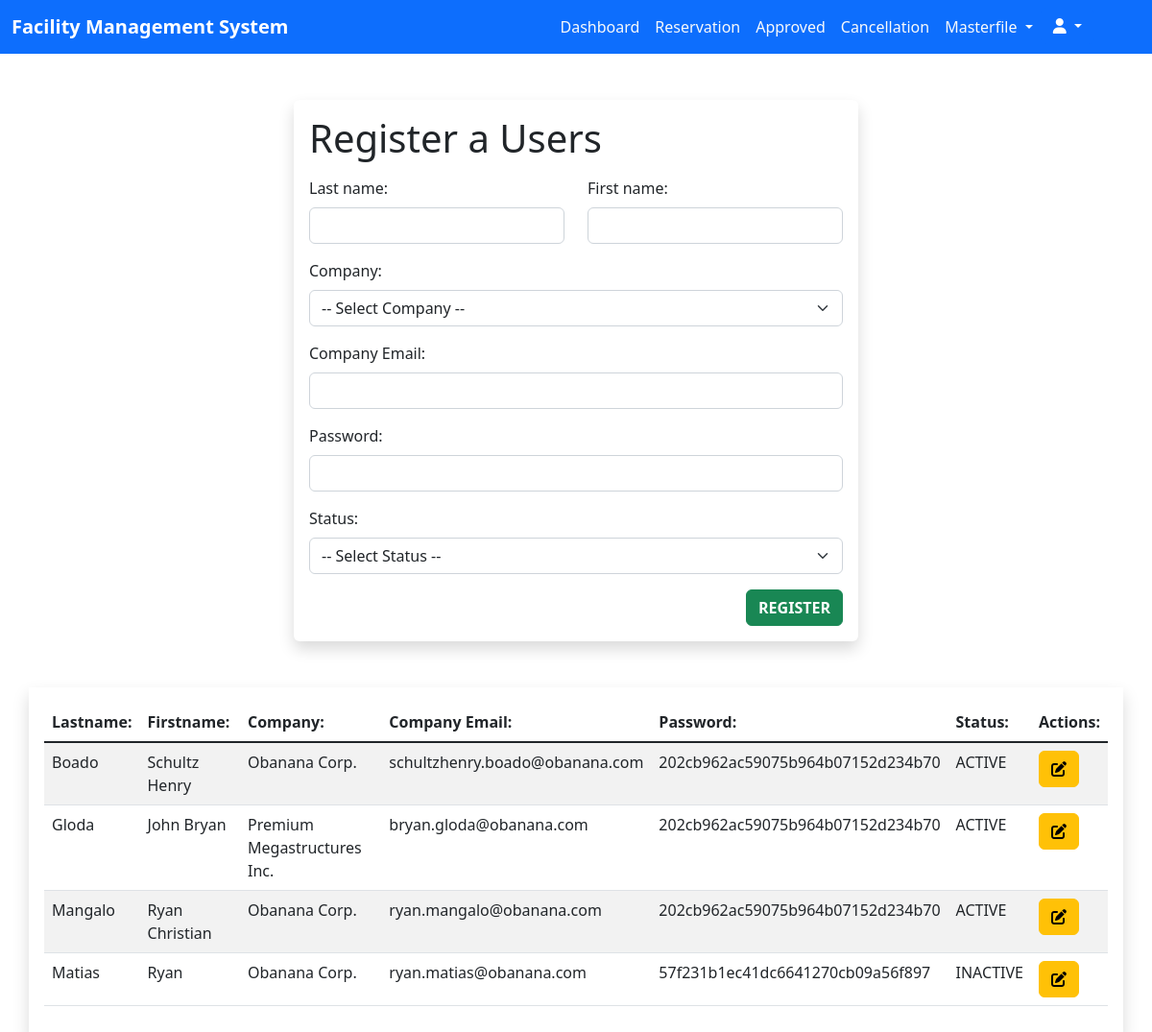
/admin/register.php (signed in), run on an earlier commit of the app's database.
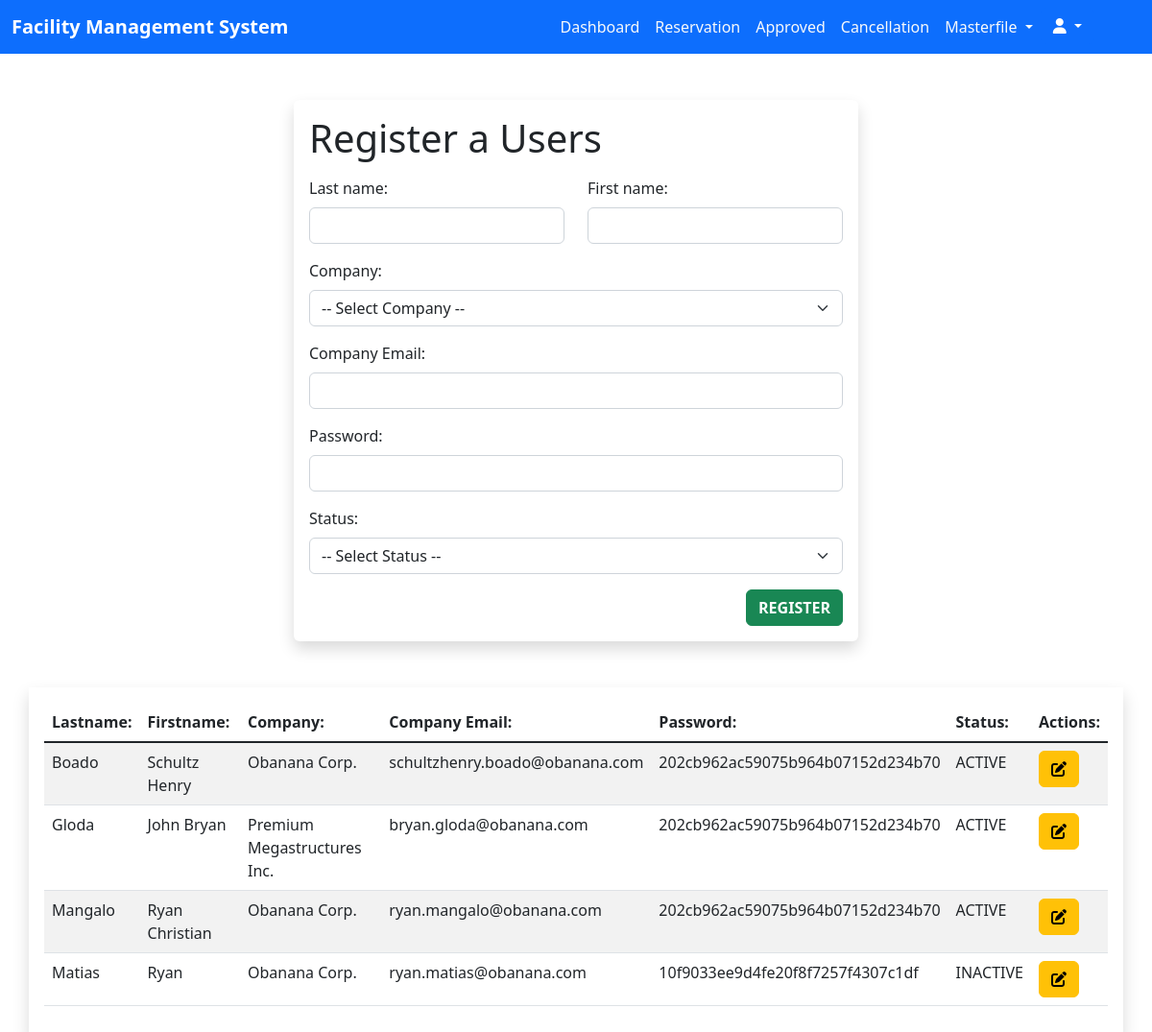
And on a later commit of the database.
### tables this page shows
CREATE TABLE `users_accounts` (
  `id` int(11) NOT NULL AUTO_INCREMENT,
  `last_names` varchar(255) NOT NULL,
  `first_names` varchar(255) NOT NULL,
  `company` varchar(255) NOT NULL,
  `emails` varchar(255) NOT NULL,
  `passwords` varchar(255) NOT NULL,
  `statuses` varchar(255) NOT NULL,
  PRIMARY KEY (`id`)
);

### admin/register.php (the view, shortened to what the changed rows need)
<?php
  include_once $_SERVER['DOCUMENT_ROOT'] . '/facility_management/database/connection.php';
  $sqlUsers = "SELECT * FROM users_accounts";
  $stmtUsers = $con->prepare($sqlUsers);
  $stmtUsers->execute();
?>
<!DOCTYPE html>
<html lang="en">
<head>
  <link href="https://cdn.jsdelivr.net/npm/bootstrap@5.2.3/dist/css/bootstrap.min.css" rel="stylesheet"
 />
  <link rel="stylesheet" href="./styles/register.css" />
</head>
<body>
  <div class="container-fluid">
    <div class="container shadow p-3 mb-5 bg-body-rounded">
      <div class="table-responsive">
        <table class="table table-hover table-striped">
          <thead>
            <tr>
              <th scope="col">Lastname:</th>
              <th scope="col">Firstname:</th>
              <th scope="col">Company:</th>
              <th scope="col">Company Email:</th>
              <th scope="col">Password:</th>
              <th scope="col">Status:</th>
              <th scope="col">Actions:</th>
            </tr>
          </thead>
          <tbody class="table-group-divider">
            <?php while($rowUsers = $stmtUsers->fetch()) { ?>
            <tr>
              <td><?php echo $rowUsers->last_names ?></td>
              <td><?php echo $rowUsers->first_names ?></td>
              <td><?php echo $rowUsers->company ?></td>
              <td><?php echo $rowUsers->emails ?></td>
              <td><?php echo $rowUsers->passwords ?></td>
              <td><?php echo $rowUsers->statuses ?></td>
              <td>
                <button type="button" class="btn btn-warning" data-bs-toggle="modal"
                  data-bs-target="#updateModal-<?php echo $rowUsers->id ?>">
                  <i class="fa-solid fa-pen-to-square"></i>
                </button>
              </td>
            </tr>
            <?php } ?>
          </tbody>
        </table>
      </div>
    </div>
  </div>
</body>
</html>

What changed in the data, as far as the page shows it:
changed users_accounts "Matias": passwords "57f231b1ec41dc6641270cb09a56f897" → "10f9033ee9d4fe20f8f7257f4307c1df"
